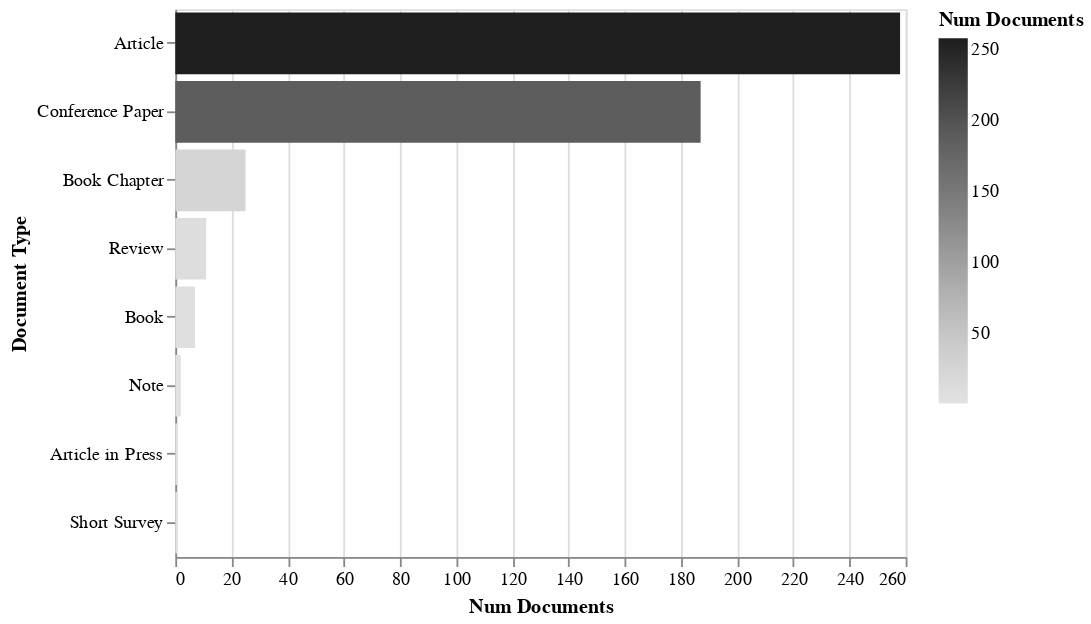

Source (notebook cell):
### Code cell
rdf.documents_by_terms('Document Type').barhplot('altair')

### Figure 1 — Vega-Lite specification as saved in the notebook (floating-point values rounded to 4 significant figures)
{"$schema": "https://vega.github.io/schema/vega-lite/v3.4.0.json", "config": {"mark": {"tooltip": null}, "view": {"height": 300, "width": 400}}, "data": {"name": "data-df2e092d3f1170bb3177d58611e38bc9"}, "datasets": {"data-df2e092d3f1170bb3177d58611e38bc9": [{"Document Type": "Article", "Num Documents": 258}, {"Document Type": "Conference Paper", "Num Documents": 187}, {"Document Type": "Book Chapter", "Num Documents": 25}, {"Document Type": "Review", "Num Documents": 11}, {"Document Type": "Book", "Num Documents": 7}, {"Document Type": "Note", "Num Documents": 2}, {"Document Type": "Article in Press", "Num Documents": 1}, {"Document Type": "Short Survey", "Num Documents": 1}]}, "encoding": {"color": {"field": "Num Documents", "scale": {"scheme": "greys"}, "type": "quantitative"}, "x": {"field": "Num Documents", "type": "quantitative"}, "y": {"field": "Document Type", "sort": {"field": "Num Documents:Q"}, "type": "nominal"}}, "mark": "bar"}
